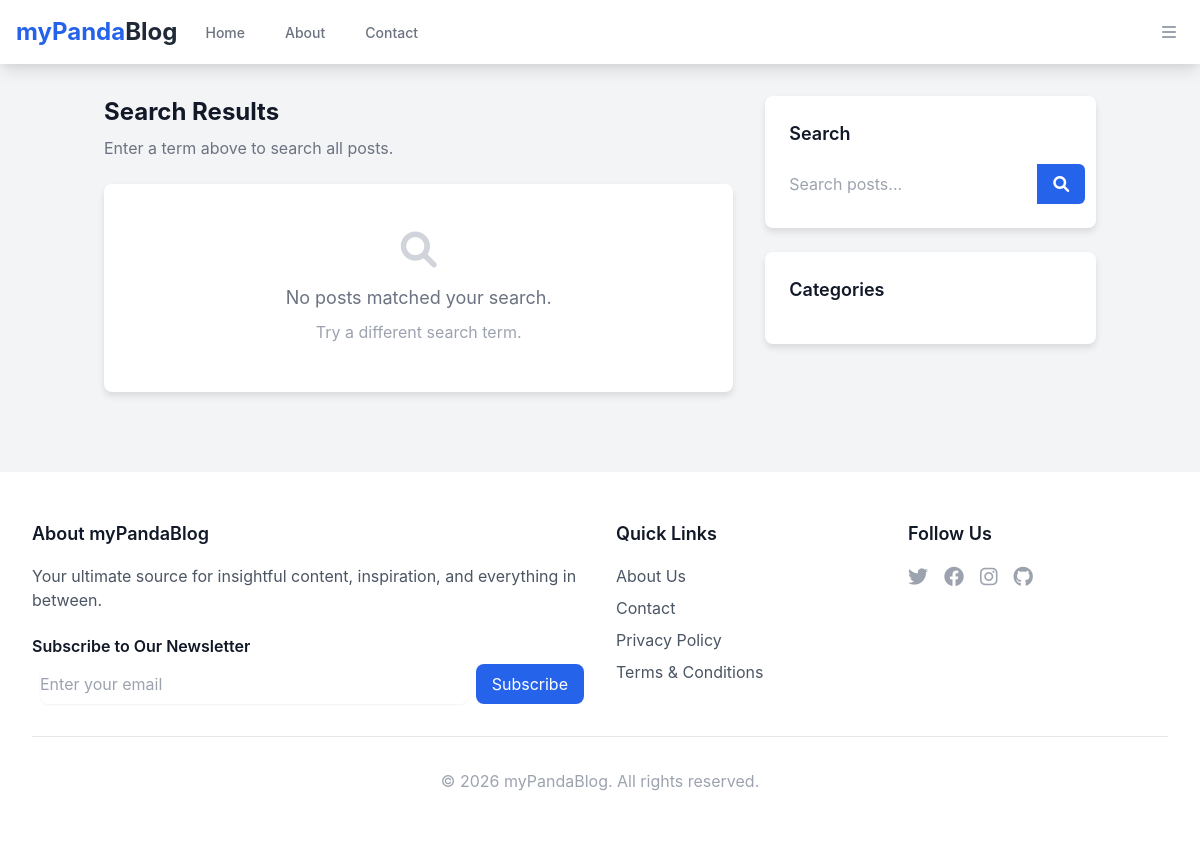
The app's page /search/, older data.
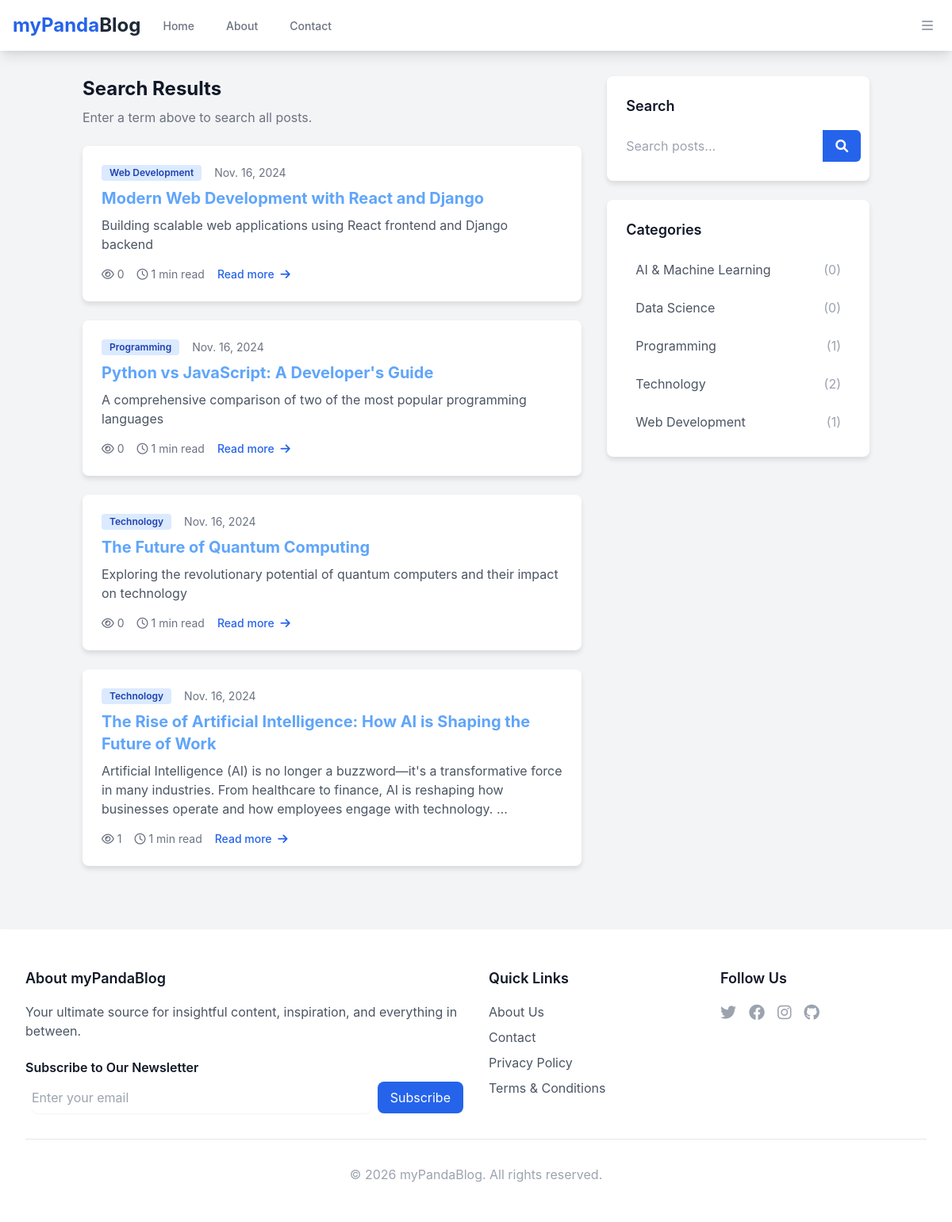
The same page, newer data.
### blog/models.py (models this page shows, shortened)
class Post(models.Model):
    ACTIVE = 'active'
    DRAFT = 'draft'
    SCHEDULED = 'scheduled'
    CHOICES_STATUS = (
        (ACTIVE, 'Active'),
        (DRAFT, 'Draft'),
        (SCHEDULED, 'Scheduled'),
    )
    title = models.CharField(max_length=255, db_index=True)
    slug = models.SlugField(db_index=True, unique=True)
    category = models.ForeignKey(Category, related_name="posts", on_delete=models.CASCADE)
    intro = CKEditor5Field(blank=True, null=True, config_name='default')
    content = CKEditor5Field(blank=True, null=True, config_name='default')
    created_at = models.DateTimeField(auto_now_add=True)
    updated_at = models.DateTimeField(auto_now=True)
    published_at = models.DateTimeField(null=True, blank=True)
    status = models.CharField(max_length=10, choices=CHOICES_STATUS, default=DRAFT)
    image = models.ImageField(upload_to="uploads/", null=True, blank=True)
    video_url = models.URLField(blank=True, help_text="YouTube or Vimeo URL")
    meta_title = models.CharField(max_length=60, blank=True, help_text="SEO meta title")
    meta_description = models.CharField(max_length=160, blank=True, help_text="SEO meta description")
    canonical_url = models.URLField(blank=True, help_text="Canonical URL if this is a repost")
    views_count = models.PositiveIntegerField(default=0)
    featured = models.BooleanField(default=False)
    tags = TaggableManager(blank=True)
    class Meta:
        ordering = ["-created_at"]
        indexes = [
            models.Index(fields=['created_at', 'status']),
            models.Index(fields=['category', 'status']),
            models.Index(fields=['status', 'published_at']),
        ]
    @property
    def reading_time(self):
        text = strip_tags(self.content)
        words = len(text.split())
        minutes = round(words / 200)  # Average reading speed of 200 words per minute
        return max(1, minutes)  # Minimum 1 minute reading time

class Category(models.Model):
    title = models.CharField(max_length=255, db_index=True)
    slug = models.SlugField(db_index=True, unique=True)
    description = models.TextField(blank=True)
    meta_description = models.CharField(max_length=160, blank=True, help_text="SEO meta description")
    class Meta:
        ordering = ["title"]
        verbose_name_plural = "Categories"
    def __str__(self):
        return self.title

### blog/views.py (the view)
# urls.py: path('search/', views.search, name='search'),
def search(request):
    query = request.GET.get('query', '')
    posts = Post.objects.filter(status=Post.ACTIVE).select_related('category')
    if query:
        posts = posts.filter(
            Q(title__icontains=query) |
            Q(intro__icontains=query) |
            Q(content__icontains=query)
        )
    categories = Category.objects.all().annotate(
        post_count=Count('posts', filter=Q(posts__status=Post.ACTIVE))
    )
    return render(request, 'search.html', {
        'query': query,
        'posts': posts,
        'categories': categories
    })

### blog/context_processors.py (called while the page is built)
def base_context(request):
    return {
        'categories': Category.objects.all(),
    }

### templates/search.html (shortened to what the changed rows need)
{% extends 'base.html' %}
{% load static %}
{% block content %}
<div class="max-w-7xl mx-auto">
    <div class="flex flex-col md:flex-row gap-8">
        <div class="w-full md:w-2/3">
            <h2 class="text-2xl font-bold text-gray-900 mb-2">Search Results</h2>
            <div class="space-y-6">
                {% for post in posts %}
                <article class="bg-white rounded-lg shadow-md overflow-hidden hover:shadow-lg transition-shadow duration-300">
                    <div class="md:flex">
                        <div class="p-6">
                            <div class="flex items-center mb-2">
                                <a href="{% url 'blog:category_detail' post.category.slug %}"
                                   class="bg-blue-100 text-blue-800 text-xs font-semibold px-2.5 py-0.5 rounded hover:bg-blue-200">{{ post.category }}</a>
                                <span class="text-gray-500 text-sm ml-4">{{ post.created_at|date }}</span>
                            </div>
                            <h3 class="text-xl font-bold text-gray-900 mb-2">
                                <a href="{% url 'blog:post_detail' post.category.slug post.slug %}" class="hover:text-blue-600">{{ post.title }}</a>
                            </h3>
                            <p class="text-gray-600 mb-4">{{ post.intro|striptags|truncatewords:30 }}</p>
                            <div class="flex items-center space-x-4 text-sm text-gray-500">
                                <div class="flex items-center">
                                    <i class="far fa-eye mr-1"></i>
                                    {{ post.views_count }}
                                </div>
                                <div class="flex items-center">
                                    <i class="far fa-clock mr-1"></i>
                                    {{ post.reading_time }} min read
                                </div>
                                <a href="{% url 'blog:post_detail' post.category.slug post.slug %}"
                                   class="ml-auto text-blue-600 hover:text-blue-800 font-medium">
                                    Read more <i class="fas fa-arrow-right ml-1"></i>
                                </a>
                            </div>
                        </div>
                    </div>
                </article>
                {% empty %}
                <div class="bg-white rounded-lg shadow-md p-12 text-center">
                    <i class="fas fa-search text-4xl text-gray-300 mb-4"></i>
                    <p class="text-gray-500 text-lg">No posts matched your search.</p>
                    <p class="text-gray-400 mt-2">Try a different search term.</p>
                </div>
                {% endfor %}
            </div>
        </div>
        <div class="w-full md:w-1/3">
            <div class="bg-white rounded-lg shadow-md p-6">
                <div class="space-y-2">
                    {% for category in categories %}
                    <a href="{% url 'blog:category_detail' category.slug %}"
                       class="block px-3 py-2 text-gray-600 hover:text-blue-600 hover:bg-gray-50 rounded-md">
                        {{ category.title }}
                        <span class="float-right text-gray-400">({{ category.post_count }})</span>
                    </a>
                    {% endfor %}
                </div>
            </div>
        </div>
    </div>
</div>
{% endblock %}

Row changes from the older to the newer data that the page shows:
added Post: category "Web Development", created_at "Nov. 16, 2024", title "Modern Web Development with React and Django", intro "Building scalable web applications using React frontend and Django backend", views_count "0", reading_time "1"
added Post: category "Programming", created_at "Nov. 16, 2024", title "Python vs JavaScript: A Developer's Guide", intro "A comprehensive comparison of two of the most popular programming languages", views_count "0", reading_time "1"
added Post: category "Technology", created_at "Nov. 16, 2024", title "The Future of Quantum Computing", intro "Exploring the revolutionary potential of quantum computers and their impact on technology", views_count "0", reading_time "1"
added Post: category "Technology", created_at "Nov. 16, 2024", title "The Rise of Artificial Intelligence: How AI is Shaping the Future of Work", intro "Artificial Intelligence (AI) is no longer a buzzword—it's a transformative force in many industries. From healthcare to finance, AI is reshaping how businesses operate and how employees engage with technology. …", views_count "1", reading_time "1"
added Category: title "AI & Machine Learning", post_count "0"
added Category: title "Data Science", post_count "0"
added Category: title "Programming", post_count "1"
added Category: title "Technology", post_count "2"
added Category: title "Web Development", post_count "1"
Text that changed along with them:
text no longer shown: "No posts matched your search. Try a different search term."
